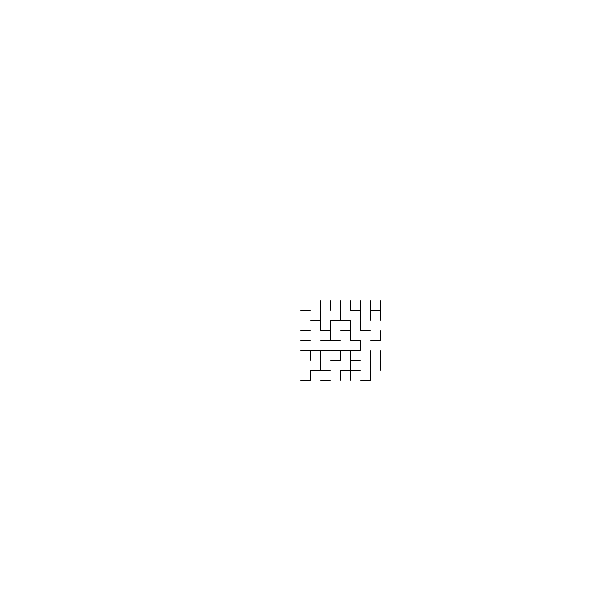
Frame 1 (no input)
Frame 60 (the mouse pressed at the canvas centre just before this capture): identical to frame 1, image omitted
Frame 120 (the mouse held since frame 60 and released just before this capture): identical to frame 1, image omitted

The Processing sketch that drew this single still picture (run headless with seeded random() and noise(); from frame 60 on, the mouse is pressed at the canvas centre):

// Processing sketch: InfiniteMaze
// ── InfiniteMaze.pde
import java.util.Random;
import java.util.Collections;
final long seed = 112l;
Random rand = new Random(seed);
final int BIG_MAZE = 16;
final int SMALL_MAZE = 8;
final int CELL_SIZE = 10;
final int OFFSET = (BIG_MAZE - SMALL_MAZE)/2;
int[][] cells = new int[BIG_MAZE][BIG_MAZE];
//int[][] cells2 = new int[BIG_MAZE][BIG_MAZE];
boolean[][] hwalls = new boolean[BIG_MAZE][BIG_MAZE];
boolean[][] hwalls2 = new boolean[BIG_MAZE][BIG_MAZE];
boolean[][] vwalls = new boolean[BIG_MAZE][BIG_MAZE];
boolean[][] vwalls2 = new boolean[BIG_MAZE][BIG_MAZE];

//True is no wall present
//False is wall present
ArrayList<Integer> walls = new ArrayList<Integer>(BIG_MAZE*(BIG_MAZE-1)*2);
//even numbers are horizontal walls, odd numbers are vertical
//divide by two and then use the number to find the cells 
//and wall in the array
//every cell has the same indexes as the wall to the right and the wall below
enum Direction {
  DOWN(0, 1), UP(0, -1), LEFT(-1, 0), RIGHT(1, 0);
  final int x;
  final int y;
  private Direction(int x_, int y_) {
    x = x_;
    y = y_;
  }
}

void setup() {
  frameRate(10);
  for (int x = 0; x < BIG_MAZE; x++) {
    for (int y = 0; y < BIG_MAZE; y++) {
      cells[x][y] = x+y*BIG_MAZE;
    }
  }
  for (int x = 0; x < BIG_MAZE; x++) {
    for (int y = 0; y < BIG_MAZE; y++) {
      hwalls[x][y] = false;
      if (y < BIG_MAZE-1) {
        walls.add((y*BIG_MAZE+x) * 2);
      }
      vwalls[x][y] = false;
      if (x < BIG_MAZE-1) {
        walls.add((y*BIG_MAZE+x) * 2+1 );
      }
    }
  }
  //print(walls.size());
  Collections.shuffle(walls, rand);
  for (int i = 0; i < walls.size(); i++) {
    int x = getX(walls.get(i));
    int y = getY(walls.get(i));
    if ((walls.get(i) & 1) == 0) {
      if (!sameSet(x, y, x, y+1)) {
        hwalls[getX(walls.get(i))][getY(walls.get(i))] = true;
        join(x, y, x, y+1);
      }
    } else {
      if (!sameSet(x, y, x+1, y)) {
        vwalls[getX(walls.get(i))][getY(walls.get(i))] = true;
        join(x, y, x+1, y);
      }
    }
  }
  walls.clear();
  for (int x = 0; x < BIG_MAZE; x++) {
    for (int y = 0; y < OFFSET; y++) {
      walls.add((x+y*BIG_MAZE)*2);
      if (x < BIG_MAZE-1) {
        walls.add((x+y*BIG_MAZE)*2+1);
      }
    }
  }
  for (int x = 0; x < BIG_MAZE; x++) {
    for (int y = OFFSET+SMALL_MAZE; y < BIG_MAZE; y++) {
      if (y < BIG_MAZE-1) {
        walls.add((x+y*BIG_MAZE)*2);
      }
      if (x < BIG_MAZE-1) {
        walls.add((x+y*BIG_MAZE)*2+1);
      }
    }
  }
  for (int x = 0; x < OFFSET; x++) {
    for (int y = OFFSET; y < OFFSET+SMALL_MAZE; y++) {
      walls.add((x+y*BIG_MAZE)*2);
      walls.add((x+y*BIG_MAZE)*2+1);
    }
  }
  for (int x = OFFSET+SMALL_MAZE; x < BIG_MAZE; x++) {
    for (int y = OFFSET; y < OFFSET+SMALL_MAZE; y++) {
      walls.add((x+y*BIG_MAZE)*2);
      if (x < BIG_MAZE-1) {
        walls.add((x+y*BIG_MAZE)*2+1);
      }
    }
  }
  print(OFFSET);
  size(600, 600);
  noFill();
}
int xoff = 300;
int yoff = 300;
void draw() {

  background(255);
  //move(Direction.DOWN);
  display();
}
void keyPressed() {
  if (key == CODED) {
    if (keyCode == RIGHT) {
      move(Direction.LEFT);
      xoff+=CELL_SIZE;
    }
    if (keyCode == LEFT) {
      move(Direction.RIGHT);
      xoff-=CELL_SIZE;
    }
    if (keyCode == UP) {
      move(Direction.DOWN);
      yoff-=CELL_SIZE;
    }
    if (keyCode == DOWN) {
      move(Direction.UP);
      yoff+=CELL_SIZE;
    }
  }
}
void displaybig() {
  translate(xoff, yoff);
  noStroke();
  fill(200, 200, 255);
  square(OFFSET*CELL_SIZE, OFFSET*CELL_SIZE, SMALL_MAZE*CELL_SIZE);
  stroke(0);
  noFill();
  for (int x = 0; x < BIG_MAZE; x++) {
    for (int y = 0; y < BIG_MAZE-1; y++) {
      if (!hwalls[x][y]) {
        line(x*CELL_SIZE, y*CELL_SIZE+CELL_SIZE, x * CELL_SIZE+CELL_SIZE, y*CELL_SIZE+CELL_SIZE);
      }
    }
  }
  for (int x = 0; x < BIG_MAZE-1; x++) {
    for (int y = 0; y < BIG_MAZE; y++) {
      if (!vwalls[x][y]) {
        line(x*CELL_SIZE+CELL_SIZE, y*CELL_SIZE, x * CELL_SIZE+CELL_SIZE, y*CELL_SIZE+CELL_SIZE);
      }
    }
  }
}
void display() {
  translate(xoff, yoff);
  for (int x = 0; x < SMALL_MAZE; x++) {
    for (int y = 0; y < SMALL_MAZE; y++) {
      if (!hwalls[x+OFFSET][y+OFFSET]) {
        line(x*CELL_SIZE, y*CELL_SIZE+CELL_SIZE, x * CELL_SIZE+CELL_SIZE, y*CELL_SIZE+CELL_SIZE);
      }
      if (!vwalls[x+OFFSET][y+OFFSET]) {
        line(x*CELL_SIZE+CELL_SIZE, y*CELL_SIZE, x * CELL_SIZE+CELL_SIZE, y*CELL_SIZE+CELL_SIZE);
      }
    }
  }
}
int getX(int a) {
  return (a >> 1)%BIG_MAZE;
}
int getY(int a) {
  return (a >> 1)/BIG_MAZE;
}
int getRoot(int x, int y) {
  if (cells[x][y] == x+y*BIG_MAZE) {
    return cells[x][y];
  } else {
    int result = getRoot(cells[x][y]%BIG_MAZE, cells[x][y]/BIG_MAZE);
    cells[x][y] = result;
    return result;
  }
}
void join(int x1, int y1, int x2, int y2) {
  int r1 = getRoot(x1, y1);
  cells[r1%BIG_MAZE][r1/BIG_MAZE] = x2 + y2*BIG_MAZE;
}
boolean sameSet(int x1, int y1, int x2, int y2) {
  return getRoot(x1, y1) == getRoot(x2, y2);
}
void move(Direction d) {

  for (int x = OFFSET; x < SMALL_MAZE+OFFSET; x++) {
    for (int y = OFFSET; y < SMALL_MAZE+OFFSET; y++) {
      hwalls2[x][y] = hwalls[(x-d.x)][(y-d.y)]; 
      vwalls2[x][y] = vwalls[(x-d.x)][(y-d.y)];
    }
  }
  Collections.shuffle(walls, rand);
  for (int x = 0; x < BIG_MAZE; x++) {
    for (int y = 0; y < BIG_MAZE; y++) {
      cells[x][y] = x+y*BIG_MAZE;
      hwalls[x][y] = false;
      vwalls[x][y] = false;
    }
  }
  for (int x = OFFSET; x < SMALL_MAZE+OFFSET; x++) {
    for (int y = OFFSET; y < SMALL_MAZE+OFFSET; y++) {
      if (hwalls2[x][y]&&!sameSet(x, y, x, y+1)) {
        join(x, y, x, y+1);
      }
      if (vwalls2[x][y]&&!sameSet(x, y, x+1, y)) {
        join(x, y, x+1, y);
      }
    }
  }
  for (int i = 0; i < walls.size(); i++) {
    int x = getX(walls.get(i));
    int y = getY(walls.get(i));
    if ((walls.get(i) & 1) == 0) {
      if (!sameSet(x, y, x, y+1)) {
        hwalls2[getX(walls.get(i))][getY(walls.get(i))] = true;
        join(x, y, x, y+1);
      }
    } else if (!sameSet(x, y, x+1, y)) {
      vwalls2[getX(walls.get(i))][getY(walls.get(i))] = true;
      join(x, y, x+1, y);
    }
  }
  boolean[][] temp;
  temp = hwalls;
  hwalls = hwalls2;
  hwalls2 = temp;
  temp = vwalls;
  vwalls = vwalls2;
  vwalls2 = temp;
}
//void reset() {
//  for (int x = 0; x < BIG_MAZE; x++) {
//    for (int y = 0; y < BIG_MAZE; y++) {
//      cells[x][y] = x+y*BIG_MAZE;
//      hwalls[x][y] = false;
//      vwalls[x][y] = false;
//    }
//  }
//}

// ── Cell.pde
class Cell {

  Cell parent = this;

  Passage right;
  Passage left;
  Passage up;
  Passage down;
  color col = color(random(256), random(256), random(256));
  Cell() {
  }
  Cell getRoot() {
    if (parent == this) {
      return this;
    } else {
      Cell result = parent.getRoot();
      parent = result;
      return result;
    }
  }
  void join(Cell other) {
    this.getRoot().parent = other;
  }
  boolean sameSet(Cell c) {
    return this.getRoot() == c.getRoot();
  }
  color getColor() {
    if (parent == this) {
      return col;
    } else {
      return this.getRoot().getColor();
    }
  }
}

// ── Passage.pde
class Passage {
  boolean passable;
  Cell A;
  Cell B;
  Passage(Cell A_, Cell B_) {
    passable = false;
    A = A_;
    B = B_;
  }
  void unlock(){
    
    passable = true;
    A.join(B);
  }
  public String toString() {
    return Boolean.toString(passable);
  }
  
}
